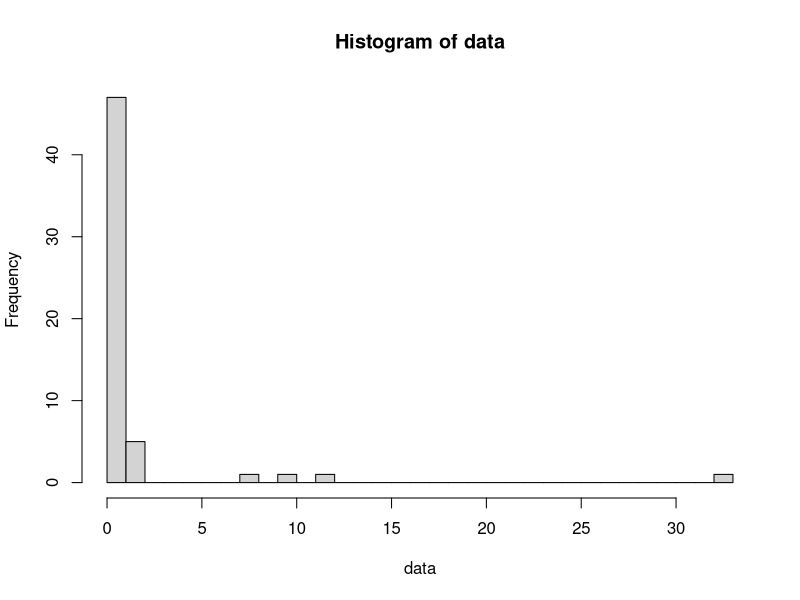
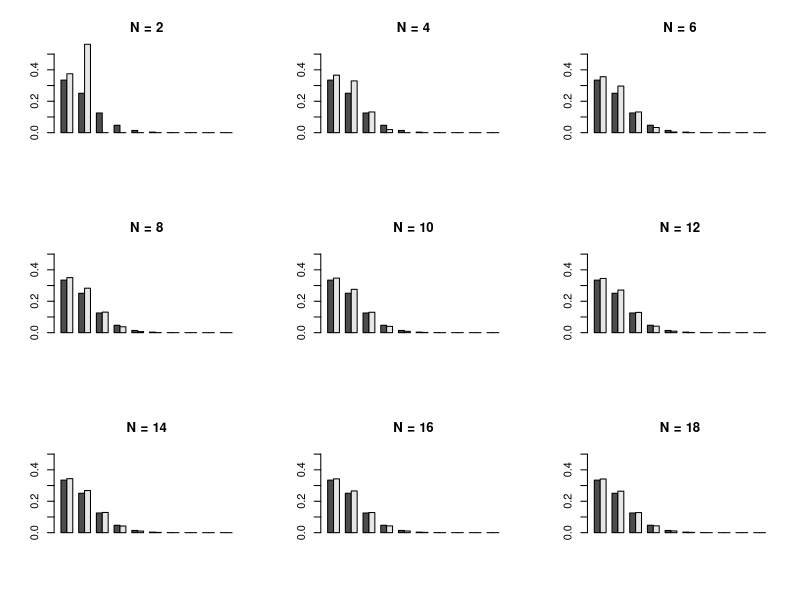

The R script that drew these images, in order:
#In-class worksession February 8, 2011

flips = rbinom(100,24000,0.5)
flips

test = dbinom(12012,24000,0.5)
test

test2 = dbinom(11988:12012,24000,0.5)
test2
sum(test2)

data=c(33,rep(0,25),rep(1,3),rep(2,2),rep(2,3),8,10,rep(0,19),12)
hist(data,n=34)

lambda = 1.5
N = 100

poisd = dpois(1:10,lambda)
binomd = dbinom(1:10,N,lambda/N)

par(mfrow = c(3, 3))
for(i in seq(2,18,by=2)) {
  barplot(rbind(dpois(1:10,lambda),dbinom(1:10,i,lambda/i)),
          beside=TRUE, main=paste("N =",i), ylim=c(0,0.5))
}


Initial=c(5, 5, 10, 10, 15, 15, 20, 20, 30, 30, 50, 50, 75, 75, 100, 100)
Killed=c(1, 2, 5, 6, 10, 9, 7, 10, 11, 15, 5, 21, 32, 18, 25, 35)

#HW model (based on Type 2 functional response)
# total number killed(N) = aN/(1 + ahN), a=encounter rate, h = handling time
#each tadpole killed wtg probability of a/(1+ahN).
#So for given trials, p is above, trials = N, for a given density initial N, biomial dist
#So plot most likely model given Initial and Killed data